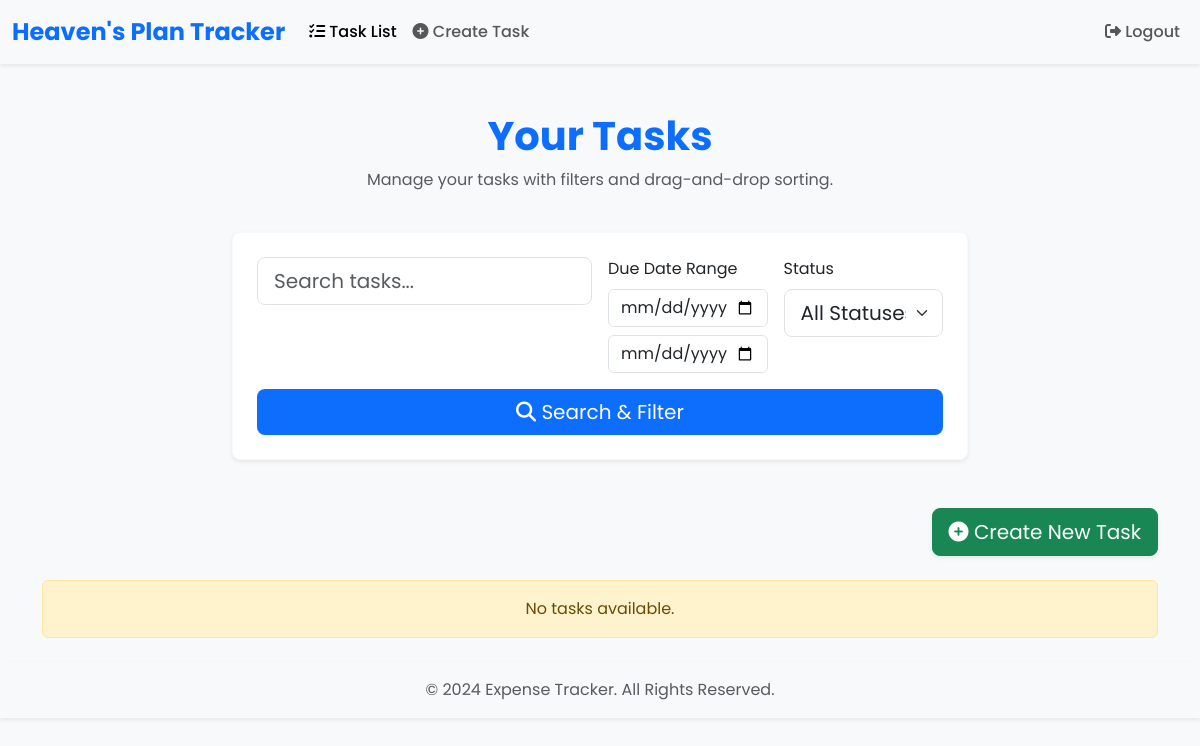
The app's page /todo/ (signed in), older data.
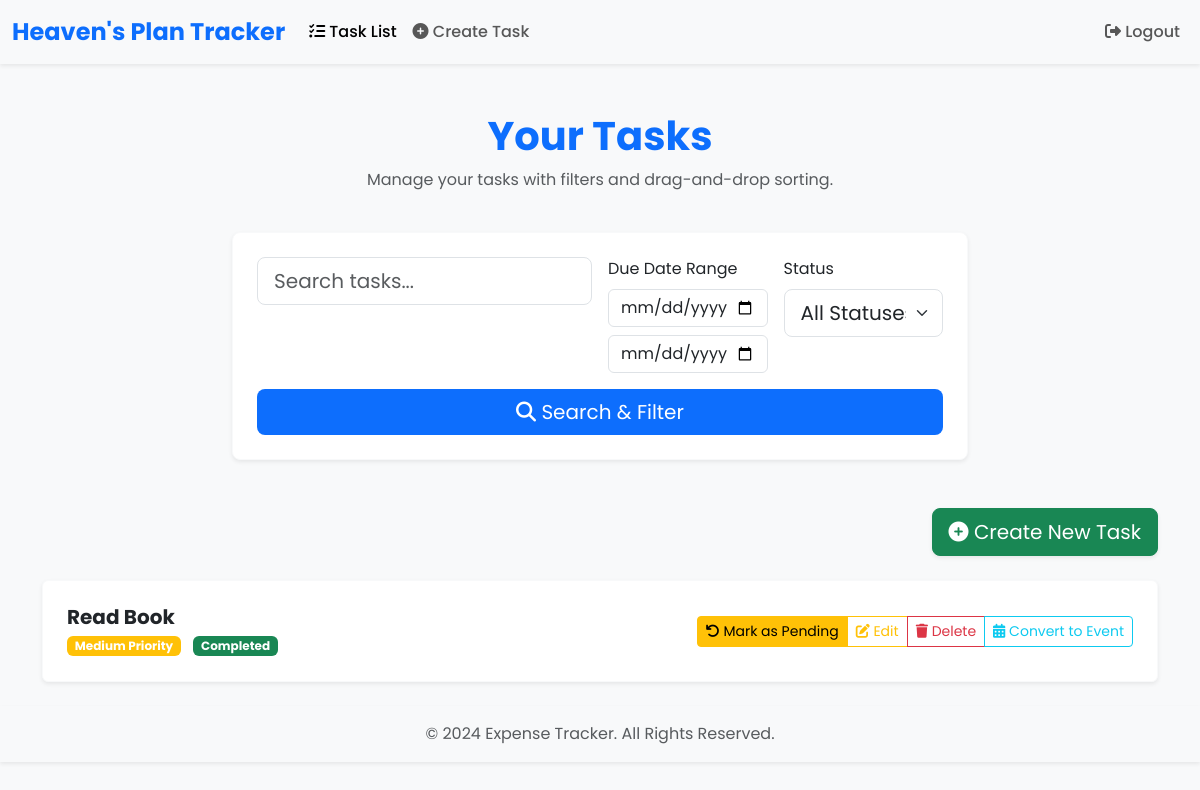
The same page, newer data.
### todo/models.py (models this page shows, shortened)
class Task(models.Model):
    PRIORITY_CHOICES = [
        ('low', 'Low'),
        ('medium', 'Medium'),
        ('high', 'High'),
    ]
    STATUS_CHOICES = [
        ('pending', 'Pending'),
        ('completed', 'Completed'),
    ]
    RECURRING_CHOICES = [
        ('none', 'None'),
        ('daily', 'Daily'),
        ('weekly', 'Weekly'),
        ('monthly', 'Monthly'),
    ]
    user = models.ForeignKey(User, on_delete=models.CASCADE)
    title = models.CharField(max_length=255)
    description = models.TextField(blank=True, null=True)
    priority = models.CharField(max_length=6, choices=PRIORITY_CHOICES, default='medium')
    due_date = models.DateField(blank=True, null=True)
    status = models.CharField(max_length=10, choices=STATUS_CHOICES, default='pending')
    recurring = models.CharField(max_length=10, choices=RECURRING_CHOICES, default='none')  # Recurring option
    order = models.IntegerField(default=0)  # Field to store the order of tasks
    completed_at = models.DateTimeField(null=True, blank=True)  # Track when the task was completed

### todo/views.py (the view)
# urls.py: path('', views.task_list, name='task_list'),  # Task listing view
@login_required
def task_list(request):
    tasks = Task.objects.filter(user=request.user)
    search_query = request.GET.get('search')
    if search_query:
        tasks = tasks.filter(title__icontains=search_query) | tasks.filter(description__icontains=search_query)
    start_due = request.GET.get('start_due')
    end_due = request.GET.get('end_due')
    if start_due and end_due:
        tasks = tasks.filter(due_date__range=[start_due, end_due])
    now = timezone.now()
    soon_due_tasks = tasks.filter(due_date__range=[now, now + timedelta(days=1)], status='pending')
    status_filter = request.GET.get('status')
    if status_filter:
        tasks = tasks.filter(status=status_filter)
    priority_filter = request.GET.get('priority')
    if priority_filter:
        tasks = tasks.filter(priority=priority_filter)
    sort_by = request.GET.get('sort_by', 'due_date')
    tasks = tasks.order_by(sort_by)
    context = {
        'tasks': tasks,
        'soon_due_tasks': soon_due_tasks,
    }
    return render(request, 'todo/task_list.html', context)

### templates/todo/task_list.html (shortened to what this page needs)
{% extends 'base.html' %}
{% block content %}
<div class="container mt-5">
    <div class="row">
        <div class="col-12 text-center mb-4">
            <h2 class="display-6 fw-bold text-primary">Your Tasks</h2>
            <p class="text-muted">Manage your tasks with filters and drag-and-drop sorting.</p>
        </div>
    </div>
    <div class="row justify-content-center">
        <div class="col-lg-8 col-md-10 col-sm-12">
            <div class="card shadow-sm p-4 mb-5 border-light">
                <form method="GET" class="row g-3" id="filter-form">
                    <div class="col-md-6">
                        <input type="text" class="form-control form-control-lg" name="search" placeholder="Search tasks..." value="{{ request.GET.search }}">
                    </div>
                    <div class="col-md-3">
                        <label for="due_date_range" class="form-label">Due Date Range</label>
                        <input type="date" class="form-control mb-2" name="start_due" value="{{ request.GET.start_due }}">
                        <input type="date" class="form-control" name="end_due" value="{{ request.GET.end_due }}">
                    </div>
                    <div class="col-md-3">
                        <label for="status" class="form-label">Status</label>
                        <select class="form-select form-select-lg" name="status">
                            <option value="">All Statuses</option>
                        </select>
                    </div>
                    <div class="col-12 d-grid">
                        <button type="submit" class="btn btn-primary btn-lg w-100">
                            <i class="fas fa-search"></i> Search & Filter
                        </button>
                    </div>
                </form>
            </div>
        </div>
    </div>
    <div class="text-end mb-4">
        <a href="{% url 'task_create' %}" class="btn btn-success btn-lg shadow-sm">
            <i class="fas fa-plus-circle"></i> Create New Task
        </a>
    </div>
    <div id="task-list" class="list-group">
        {% for task in tasks %}
            <div id="task-{{ task.id }}" class="list-group-item card mb-3 p-4 shadow-sm border-light">
                <div class="d-flex justify-content-between align-items-center">
                    <div>
                        <h5 class="fw-bold mb-1">{{ task.title }}</h5>
                        {% if task.priority == 'high' %}
                            <span class="badge bg-danger">High Priority</span>
                        {% elif task.priority == 'medium' %}
                            <span class="badge bg-warning">Medium Priority</span>
                        {% else %}
                            <span class="badge bg-secondary">Low Priority</span>
                        {% endif %}
                        {% if task.status == 'completed' %}
                            <span class="badge bg-success">Completed</span>
                        {% else %}
                            <span class="badge bg-primary">Pending</span>
                        {% endif %}
                    </div>
                    <div class="btn-group">
                        <a href="{% url 'task_toggle_complete' task.id %}" class="btn btn-sm {% if task.status == 'completed' %} btn-warning {% else %} btn-success {% endif %}">
                            <i class="fas {% if task.status == 'completed' %} fa-undo {% else %} fa-check {% endif %}"></i>
                            {% if task.status == 'completed' %} Mark as Pending {% else %} Mark as Completed {% endif %}
                        </a>
                        <a href="{% url 'task_edit' task.id %}" class="btn btn-sm btn-outline-warning">
                            <i class="fas fa-edit"></i> Edit
                        </a>
                        <a href="{% url 'task_delete' task.id %}" class="btn btn-sm btn-outline-danger">
                            <i class="fas fa-trash"></i> Delete
                        </a>
                        <a href="{% url 'convert_task_to_event' task.id %}" class="btn btn-sm btn-outline-info">
                            <i class="fas fa-calendar-alt"></i> Convert to Event
                        </a>
                    </div>
                </div>
            </div>
        {% empty %}
            <div class="alert alert-warning text-center">No tasks available.</div>
        {% endfor %}
    </div>
</div>
{% endblock %}

### templates/base.html (shortened to what this page needs)
{% load static %}
<!DOCTYPE html>
<html lang="en">
<head>
    <link href="https://cdn.jsdelivr.net/npm/bootstrap@5.3.3/dist/css/bootstrap.min.css" rel="stylesheet">
    <link rel="stylesheet" href="{% static 'css/style.css' %}">
    <link rel="stylesheet" href="https://cdnjs.cloudflare.com/ajax/libs/font-awesome/6.6.0/css/all.min.css" />
    <link href="https://cdn.jsdelivr.net/npm/flatpickr/dist/flatpickr.min.css" rel="stylesheet">
    <link href="https://cdn.jsdelivr.net/npm/fullcalendar@5.11.3/main.min.css" rel="stylesheet">
</head>
<body>
    <nav class="navbar navbar-expand-lg navbar-light bg-light shadow-sm sticky-top">
        <div class="container-fluid">
            <a class="navbar-brand fw-bold text-primary" href="{% url 'dashboard_view' %}">Heaven's Plan Tracker</a>
            <div class="offcanvas offcanvas-end" tabindex="-1" id="offcanvasNavbar" aria-labelledby="offcanvasNavbarLabel">
                <div class="offcanvas-body">
                    <ul class="navbar-nav me-auto mb-2 mb-lg-0">
                        {% if user.is_authenticated %}
                        {% if request.resolver_match.url_name == 'expense_list' or request.resolver_match.url_name == 'add_expense' or request.resolver_match.url_name == 'budget_settings' %}
                        <li class="nav-item">
                            <a class="nav-link {% if request.resolver_match.url_name == 'expense_list' %}active{% endif %}" href="{% url 'expense_list' %}">
                                <i class="fas fa-money-bill-wave"></i> Expenses
                            </a>
                        </li>
                        <li class="nav-item">
                            <a class="nav-link {% if request.resolver_match.url_name == 'add_expense' %}active{% endif %}" href="{% url 'add_expense' %}">
                                <i class="fas fa-plus-circle"></i> Add Expense
                            </a>
                        </li>
                        <li class="nav-item">
                            <a class="nav-link {% if request.resolver_match.url_name == 'budget_settings' %}active{% endif %}" href="{% url 'budget_settings' %}">
                                <i class="fas fa-cogs"></i> Budget Settings
                            </a>
                        </li>
                        {% elif request.resolver_match.url_name == 'task_list' or request.resolver_match.url_name == 'task_create' %}
                        <li class="nav-item">
                            <a class="nav-link {% if request.resolver_match.url_name == 'task_list' %}active{% endif %}" href="{% url 'task_list' %}">
                                <i class="fas fa-tasks"></i> Task List
                            </a>
                        </li>
                        <li class="nav-item">
                            <a class="nav-link {% if request.resolver_match.url_name == 'task_create' %}active{% endif %}" href="{% url 'task_create' %}">
                                <i class="fas fa-plus-circle"></i> Create Task
                            </a>
                        </li>
                        {% endif %}
                        {% endif %}
                    </ul>
                    <ul class="navbar-nav ms-auto">
                        {% if user.is_authenticated %}
                        <li class="nav-item">
                            <a class="nav-link" href="{% url 'logout' %}"><i class="fas fa-sign-out-alt"></i> Logout</a>
                        </li>
                        {% endif %}
                    </ul>
                </div>
            </div>
        </div>
    </nav>
    <div class="p-0 m-0">
        {% block content %}{% endblock %}
    </div>
    <footer class="bg-light py-3 mt-2 shadow-sm">
        <div class="container text-center">
            <p class="text-muted">&copy; 2024 Expense Tracker. All Rights Reserved.</p>
        </div>
    </footer>
</body>
</html>

### static/css/style.css (style rules this page uses)
body { font-family: 'Poppins', sans-serif; background-color: #f8f9fa; color: #343a40; margin: 0; padding: 0; box-sizing: border-box; }
.navbar { background-color: #ffffff; box-shadow: 0 4px 8px rgba(0, 0, 0, 0.1); }
.navbar-brand { font-weight: 600; font-size: 1.5rem; }
.nav-link { font-size: 1rem; font-weight: 500; padding: 0.75rem 1.25rem; transition: background-color 0.3s ease; }
.nav-link.active { color: #007bff; }
footer { background-color: #ffffff; padding: 1rem 0; box-shadow: 0 -2px 8px rgba(0, 0, 0, 0.1); position: relative; width: 100%; }
footer p { margin: 0; color: #6c757d; }
.offcanvas-body { padding-top: 2rem; }
.btn-primary { border: none; transition: background-color 0.3s ease; }

### templates/todo/task_list.html (style rules this page uses)
.card { border-radius: 8px; border: 1px solid #dee2e6; transition: box-shadow 0.2s ease-in-out; }
.list-group-item h5 { font-family: 'Poppins', sans-serif; font-size: 1.25rem; margin-bottom: 0.5rem; }
.badge { margin-right: 8px; }
.btn-group .btn { margin-left: 10px; transition: all 0.2s ease; }

Row changes from the older to the newer data that the page shows:
added Task: title "Read Book", priority "Medium Priority", status "Completed"
Text that changed along with them:
text no longer shown: "No tasks available."
